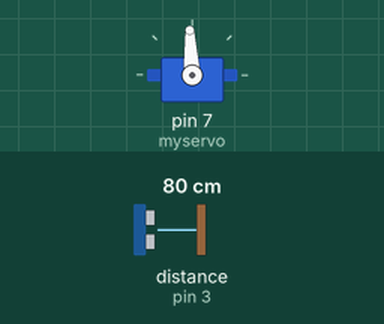
Recording of a sketch running on a simulated Arduino Uno, built with avr-gcc and run on an emulated ATmega328P. On the bench: servo. Wiring (inferred from the names in the program): ultrasonic range finder: trigger pin 2; echo pin 3. The test bench sets the inputs (shaded band); at power-on: distance to the obstacle (sensor on pin 3) 80 cm. The echo pulse lasts 58.3 µs per cm.

Above: at 1.8 s.
1.9 s: distance to the obstacle (sensor on pin 3) set to 166 cm
3.4 s: distance to the obstacle (sensor on pin 3) set to 175 cm
At 4.4 s:
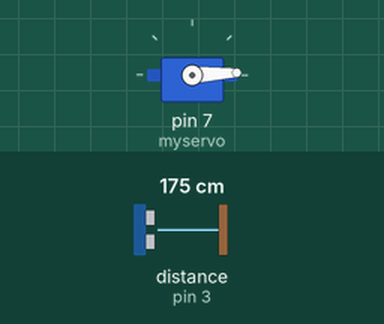
5.5 s: distance to the obstacle (sensor on pin 3) set to 2 cm
At 6.5 s:
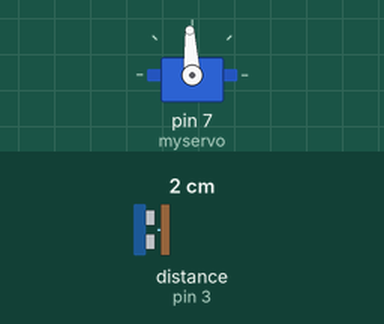
7.0 s: distance to the obstacle (sensor on pin 3) set to 250 cm
At 8.6 s:
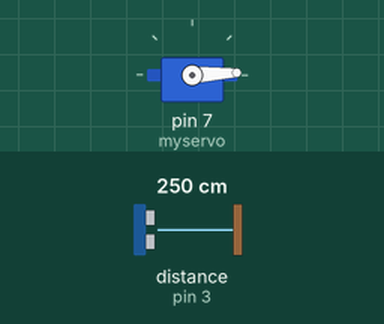
Timing chart, 0 to 10.0 s (numbered marks = the images above; inputs shaded):
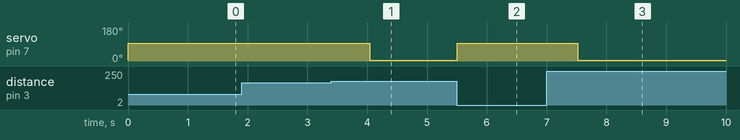

The sketch:

smart_dustbin.ino
```cpp
// include the library code:
#include <Servo.h> //library for Servo Motor

Servo myservo;  // create servo object to control a servo

// defines pins numbers
const int trigPin = 2;
const int echoPin = 3;

// defines variables
long duration;
int distance;

void setup()
{
  pinMode(trigPin, OUTPUT); // Sets the trigPin as an Output
  pinMode(echoPin, INPUT); // Sets the echoPin as an Input
  myservo.attach(7);  // attaches the servo on Digital pin 7
  myservo.write(3);
}
void loop()
{
  // Clears the trigPin
  digitalWrite(trigPin, LOW);
  delayMicroseconds(2);

  // Sets the trigPin on HIGH state for 10 micro seconds
  digitalWrite(trigPin, HIGH);
  delayMicroseconds(10);
  digitalWrite(trigPin, LOW);

  // Reads the echoPin, returns the sound wave travel time in microseconds
  duration = pulseIn(echoPin, HIGH);

  // Calculating the distance in cm
  distance = duration*0.034/2;

  // Adjust the distance Range (2cm to 400cm)
  int D = map(distance, 10, 1095, 2, 400);
  if(D<60)
  {
    myservo.write(93);
    delay(1000);
  }
  else
  {
    myservo.write(3);
  }
}
```

Measured:
- the behaviour switches between 170 and 171 cm on distance to the obstacle (sensor on pin 3) (found by bisection; images 0 and 1)
- after the input at 1.9 s, every drawn part: stays the same
- after the input at 3.4 s, servo on pin 7 (myservo): 93° → 3° after 0.64 s
- after the input at 5.5 s, servo on pin 7 (myservo): 3° → 93° at once
- after the input at 7.0 s, servo on pin 7 (myservo): 93° → 3° after 0.52 s
